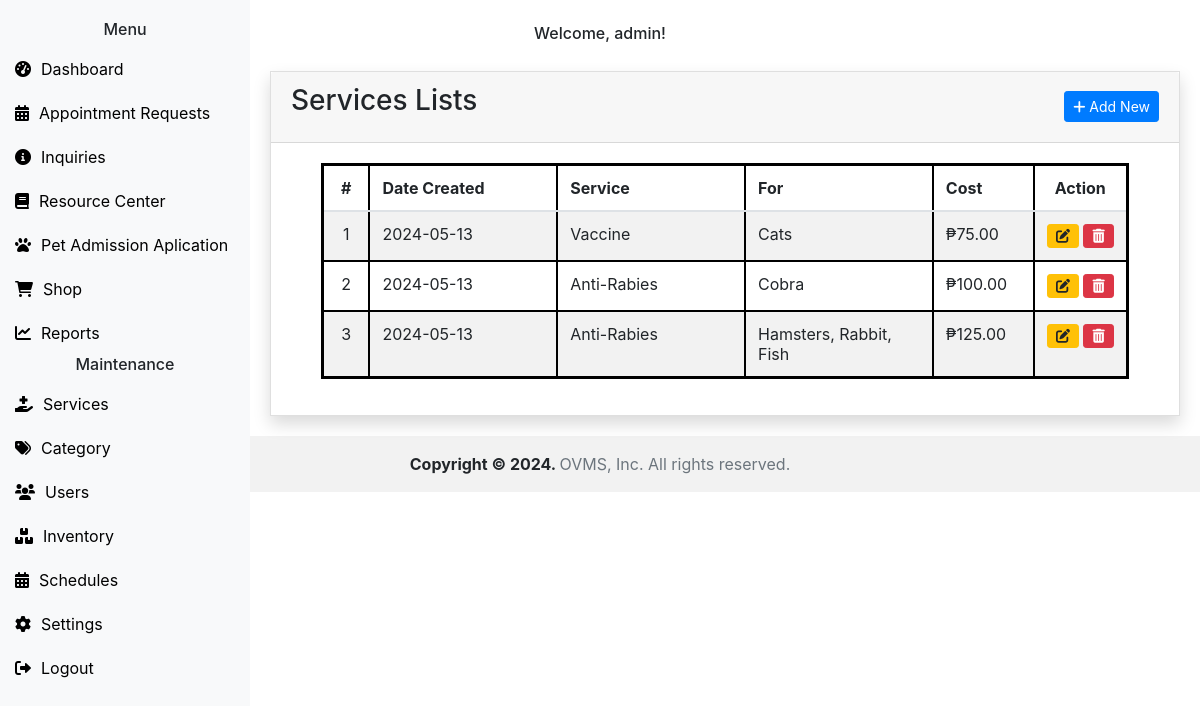
Screenshot of /admin-service.php (signed in) with the database file from the repository.
### tables this page shows
CREATE TABLE `services` (
  `id` int(10) NOT NULL,
  `categoryids` text NOT NULL,
  `name` text NOT NULL,
  `description` text NOT NULL,
  `fee` decimal(10,2) NOT NULL,
  `date_created` date NOT NULL,
  `date_updated` date NOT NULL
);

### admin-service.php (the view, shortened to what this page needs)
<?php include("includes/header.php"); ?>
<br>
<h6 class="text-center">Welcome, <?php echo $username; ?>!</h6>
<div class="content">
	<div class="card card-outline card-primary rounded-0 shadow">
		<div class="card-header d-flex justify-content-between">
			<h3 class="card-title">Services Lists</h3>
			<div class="card-tools">
				<button class="btn btn-sm btn-primary" data-toggle="modal" data-target="#addServicesModal">
					<i class="fas fa-plus"></i> Add New
				</button>
			</div>
		</div>
		<div class="card-body">
			<div class="container-fluid">
				<div class="container-fluid">
					<table class="table table-hover table-striped">
						<colgroup>
							<col width="5%">
							<col width="20%">
							<col width="20%">
							<col width="20%">
							<col width="10%">
							<col width="10%">
						</colgroup>
						<thead>
							<tr>
								<th class="text-center">#</th>
								<th>Date Created</th>
								<th>Service</th>
								<th>For</th>
								<th>Cost</th>
								<th class="text-center">Action</th>
							</tr>
						</thead>
						<tbody>
                        <?php
                        require 'config.php';
                        $sql = "SELECT s.*, GROUP_CONCAT(c.name SEPARATOR ', ') as category_names
                                FROM services s
                                LEFT JOIN category c ON FIND_IN_SET(c.id, s.categoryids)
                                GROUP BY s.id";
                        $stmt = $pdo->query($sql);
                        $count = 1;
                        while ($row = $stmt->fetch(PDO::FETCH_ASSOC)) {
                            echo "<tr>";
                            echo "<td class='text-center'>" . $count++ . "</td>";
                            echo "<td>" . $row['date_created'] . "</td>";
                            echo "<td>" . $row['name'] . "</td>";
                            echo "<td>" . $row['category_names'] . "</td>";
                            echo "<td>₱" . $row['fee'] . "</td>";
                            echo "<td class='text-center'>
                                    <button class='btn btn-sm btn-warning'><i class='fas fa-edit'></i></button>
                                    <button class='btn btn-sm btn-danger'><i class='fas fa-trash-alt'></i></button>
                                  </td>";
                            echo "</tr>";
                        }
                        ?>
                    </tbody>
					</table>
				</div>
			</div>
		</div>
	</div>
</div>
<?php include("includes/footer.php"); ?>

### admin-service.php (style rules this page uses)
.table { border: 3px solid black; }
.table th, .table td { border: 2px solid black; }
.card-title { margin-bottom: 0; }
.card-tools { display: flex; align-items: center; }

### includes/header.php (style rules this page uses)
.content { margin-left: 250px; padding: 20px; }

### rows the page displays
services: date_created "2024-05-13", name "Vaccine", category_names "Cats", fee "75.00"
services: date_created "2024-05-13", name "Anti-Rabies", category_names "Cobra", fee "100.00"
services: date_created "2024-05-13", name "Anti-Rabies", category_names "Hamsters, Rabbit, Fish", fee "125.00"

### other values shown
$username "admin"
